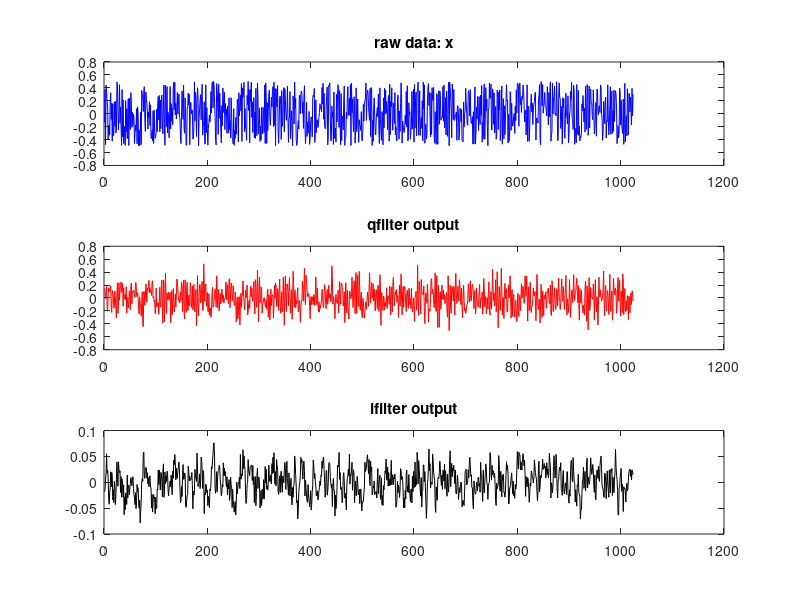

MATLAB code for this plot: (Note: this script raises an error after producing the figure.)
close all;
clear all;
clc;

Q_TAPS_SIDE = 7; 
I_TAPS_SIDE = 3;
DATA_LENGTH = 1024;

Q_TAPS = Q_TAPS_SIDE * 2 + 1;
I_TAPS = I_TAPS_SIDE * 2 + 1;

% generate filter coeffs
if 1
    hq = ones(Q_TAPS, 1);
    hq = rand(Q_TAPS, 1)-0.5;
    hq = hq ./ 2; % scale down in case of saturation while simulation

    hi = ones(I_TAPS, 1);
    hi = rand(I_TAPS, 1)-0.5;
    hi = hi ./ 10; % scale down in case of saturation while simulation
else
    hq = zeros(Q_TAPS, 1);
    hq(Q_TAPS_SIDE+1) = 1;

    hi = zeros(I_TAPS, 1);
    hi(I_TAPS_SIDE+1) = 1;
end

% generate input signal
x = rand(DATA_LENGTH, 1) - 0.5;
%x = ones(DATA_LENGTH, 1)./2;

% filter
x_q = conv(hq, x);
x_q = x_q(Q_TAPS_SIDE+1 : end - Q_TAPS_SIDE);

x_i = conv(hi, x);
x_i = x_i(I_TAPS_SIDE+1 : end - I_TAPS_SIDE);

figure;
subplot(3,1,1);
plot(x, 'b'); title('raw data: x');
subplot(3,1,2);
plot(x_q, 'r'); title('qfilter output');
subplot(3,1,3);
plot(x_i, 'k'); title('ifilter output');

% save data
if ~exist('hi.txt')
    saveHexFile(hq, 'hq.txt', 1);
    saveHexFile(hi, 'hi.txt', 1);
    saveHexFile(x, 'x.txt', 0);
    saveHexFile(x_q, 'x_q.txt', 0);
    saveHexFile(x_i, 'x_i.txt', 0);
end
